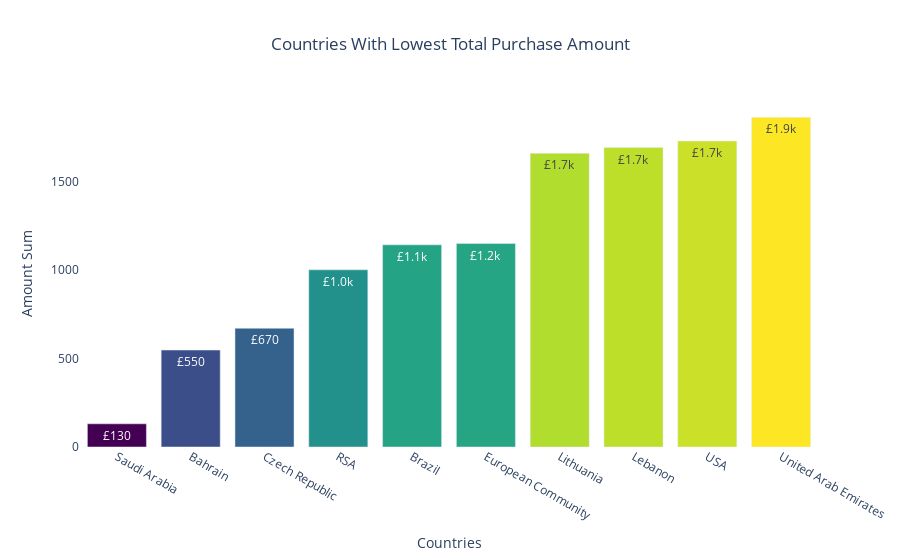

The cell this chart's notebook holds for it:
### Code cell
min_purchase_countries = purchase.sort_values('Total').head(10)
fig = go.Figure(data=[
    go.Bar(x=min_purchase_countries['Country'].astype(str), 
           y=min_purchase_countries['Total'],
           marker={'color': min_purchase_countries['Total'],
                   'colorscale': 'Viridis'})])
fig.update_traces(texttemplate='£%{y:.2s}', textposition='inside')
fig.update_layout(title='Countries With Lowest Total Purchase Amount',
                  title_x=0.5,
                  xaxis_title="Countries",
                  yaxis_title="Amount Sum",
                  plot_bgcolor='white')
fig.show()

### Figure 1 — Plotly figure (JSON) as saved in the notebook; plotly's stock layout.template omitted (floating-point values rounded to 4 significant figures)
{"data": [{"marker": {"color": [131.2, 548.4, 671.7, 1002.0, 1144.0, 1151.0, 1661.0, 1694.0, 1731.0, 1865.0], "colorscale": [[0, "#440154"], [0.1111, "#482878"], [0.2222, "#3e4989"], [0.3333, "#31688e"], [0.4444, "#26828e"], [0.5556, "#1f9e89"], [0.6667, "#35b779"], [0.7778, "#6ece58"], [0.8889, "#b5de2b"], [1, "#fde725"]]}, "textposition": "inside", "texttemplate": "£%{y:.2s}", "type": "bar", "x": ["Saudi Arabia", "Bahrain", "Czech Republic", "RSA", "Brazil", "European Community", "Lithuania", "Lebanon", "USA", "United Arab Emirates"], "y": [131.2, 548.4, 671.7, 1002.0, 1144.0, 1151.0, 1661.0, 1694.0, 1731.0, 1865.0]}], "layout": {"plot_bgcolor": "white", "title": {"text": "Countries With Lowest Total Purchase Amount", "x": 0.5}, "xaxis": {"title": {"text": "Countries"}}, "yaxis": {"title": {"text": "Amount Sum"}}}}
